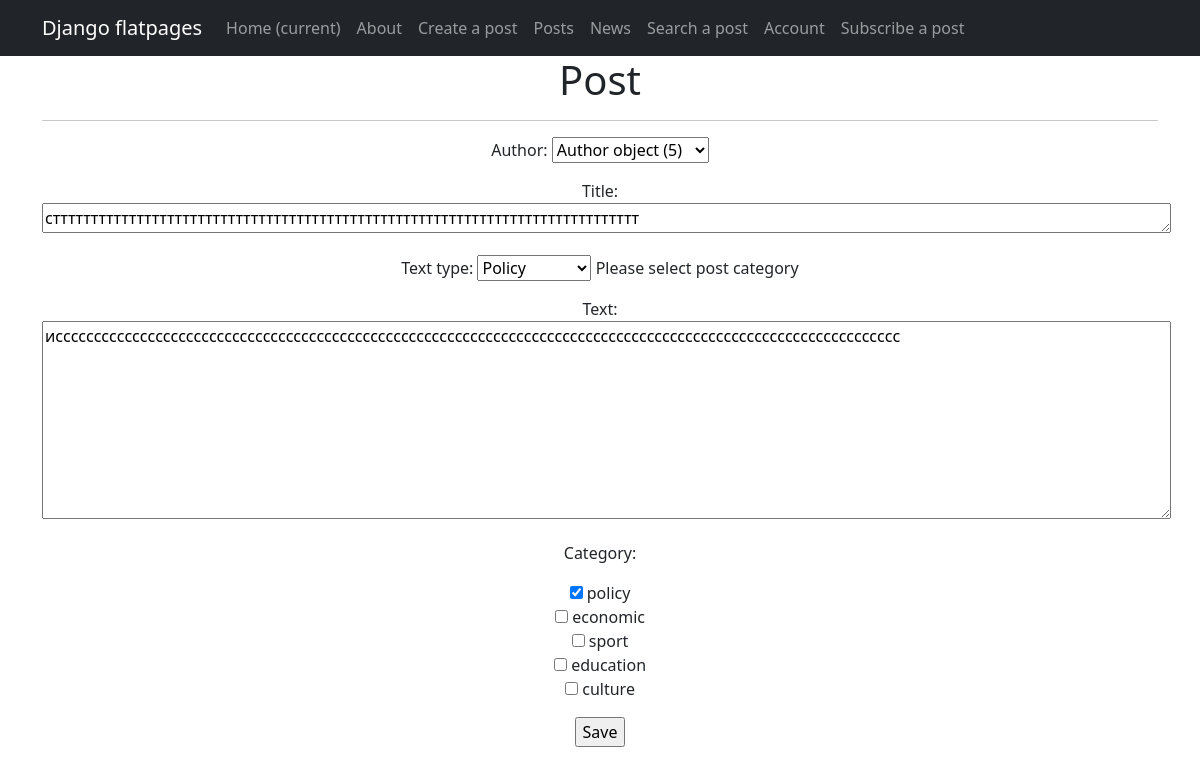
/posts/62/update/ (signed in), run on the app's committed database.
### news/models.py (models this page shows, shortened)
class Post(models.Model):
    author = models.ForeignKey(Author, on_delete=models.CASCADE)
    CHOICES = [
        ('Article', (
            ('PL', 'Policy'),
            ('EC', 'Economic'),
            ('SP', 'Sport'),
            ('ED', 'Education'),
            ('CL', 'Culture'),
        )
         ),
        ('News', (
            ('PL', 'Policy'),
            ('EC', 'Economic'),
            ('SP', 'Sport'),
            ('ED', 'Education'),
            ('CL', 'Culture'),
        )
         ),
    ]
    title = models.CharField(max_length=300)
    text_type = models.CharField(max_length=300, choices=CHOICES)
    category = models.ManyToManyField('Category', through='PostCategory')
    creation_datetime = models.DateTimeField(auto_now_add=True)
    text = models.TextField()
    rating = models.IntegerField(default=0, db_column='rating')

### news/views.py (the view)
# urls.py: path('<int:pk>/update/', PostUpdate.as_view(), name='post_update'),
class PostUpdate(LoginRequiredMixin, PermissionRequiredMixin, UpdateView):
    permission_required = 'news.change_post'
    form_class = PostForm
    model = Post
    template_name = 'creation.html'

### news/forms.py
class PostForm(forms.ModelForm):
    category = forms.ModelMultipleChoiceField(
        label='Category',
        queryset=Category.objects.all(),
        widget=forms.CheckboxSelectMultiple
    )
    def __init__(self, *args, **kwargs):
        super().__init__(*args, **kwargs)
        self.fields['text_type'].help_text = 'Please select post category'
    class Meta:
        model = Post
        fields = ['author', 'title', 'text_type', 'text', 'category']
        widgets = {
            'title': forms.Textarea(attrs={'cols': 120, 'rows': 1}),
            'text': forms.Textarea(attrs={'cols': 120, 'rows': 8}),
        }

### news/models.py (called while the page is built)
    def __str__(self):
        return self.name_category

### templates/creation.html (shortened to what this page needs)
{% extends 'flatpages/default.html' %}
{% block content %}
<h1>Post</h1>
<hr>
<form action="" method="post">
    {{ form.as_p }}
    <input type="submit" value="Save" />
</form>
{% endblock content %}

### data on the page
Post: author "Author object (5)", title "сттттттттттттттттттттттттттттттттттттттттттттттттттттттттттттттттттттттттттттт", text_type "Policy", text "исссссссссссссссссссссссссссссссссссссссссссссссссссссссссссссссссссссссссссссссссссссссссссссссссссссссссссссс"
